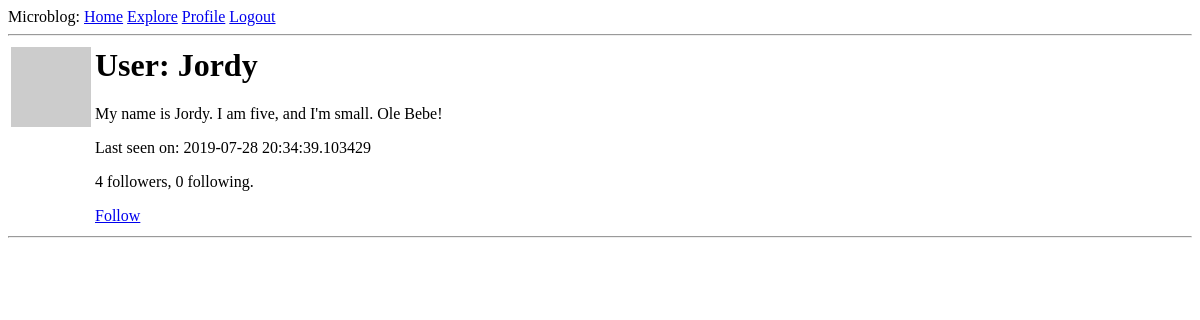
The page /user/Jordy (signed in) on the database as committed earlier.
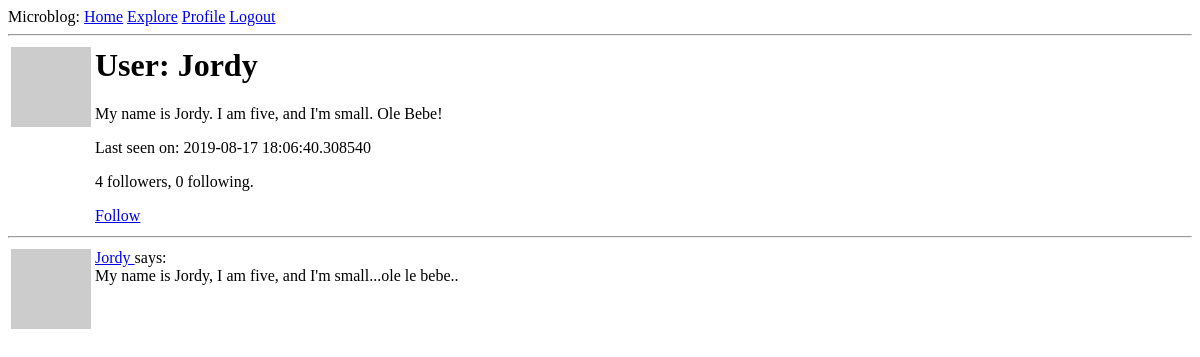
The same page on the database as committed later.
### app/models.py (models this page shows, shortened)
class User(UserMixin, db.Model):
    id = db.Column(db.Integer, primary_key=True)
    username = db.Column(db.String(64), index=True, unique=True)
    email = db.Column(db.String(120), index=True, unique=True)
    password_hash = db.Column(db.String(128))
    posts = db.relationship('Post', backref='author', lazy='dynamic')
    about_me = db.Column(db.String(140))
    last_seen = db.Column(db.DateTime, default=datetime.utcnow)
    followed = db.relationship(
        'User', secondary=followers,
        primaryjoin=(followers.c.follower_id == id),
        secondaryjoin=(followers.c.followed_id == id),
        backref=db.backref('followers', lazy='dynamic'), lazy='dynamic')
    def avatar(self, size):
        digest = md5(self.email.lower().encode('utf-8')).hexdigest()
        return 'https://www.gravatar.com/avatar/{}?d=identicon&s={}'.format(
            digest, size)
    def is_following(self, user):
        return self.followed.filter(
            followers.c.followed_id == user.id).count() > 0

class Post(db.Model):
    id = db.Column(db.Integer, primary_key=True)
    body = db.Column(db.String(140))
    timestamp = db.Column(db.DateTime, index=True, default=datetime.utcnow)
    user_id = db.Column(db.Integer, db.ForeignKey('user.id'))

### app/routes.py (the view)
@app.route('/user/<username>')
@login_required
def user(username):
    user = User.query.filter_by(username=username).first_or_404()
    page = request.args.get('page', 1, type=int)
    posts = user.posts.order_by(Post.timestamp.desc()).paginate(
        page, app.config['POSTS_PER_PAGE'], False)
    next_url = url_for('user', username=user.username, page=posts.next_num) \
        if posts.has_next else None
    prev_url = url_for('user', username=user.username, page=posts.prev_num) \
        if posts.has_prev else None
    return render_template('user.html', user=user, posts=posts.items,
                           next_url=next_url, prev_url=prev_url)

### app/models.py (called while the page is built)
@login.user_loader
def load_user(id):
    return User.query.get(int(id))

### app/routes.py (called while the page is built)
@app.before_request
def before_request():
    if current_user.is_authenticated:
        current_user.last_seen = datetime.utcnow()
        db.session.commit()

### app/templates/user.html
{% extends "base.html" %}
{% block content %}
  <table>
    <tr valign="top">
      <td><img src="{{ user.avatar(128) }}" alt="avatar"></td>
      <td>
        <h1>User: {{ user.username }}</h1>
        {% if user.about_me %}
          <p>{{ user.about_me }}</p>
        {% endif %}
        {% if user.last_seen %}
          <p>Last seen on: {{ user.last_seen }}</p>
        {% endif %}
          <p>{{ user.followers.count() }} followers, {{ user.followed.count() }} following.</p>
        {% if user == current_user %}
          <p><a href="{{ url_for('edit_profile') }}">Edit your profile</a></p>
        {% elif not current_user.is_following(user) %}
          <p><a href="{{ url_for('follow', username=user.username) }}">Follow</a></p>
        {% else %}
          <p><a href="{{ url_for('unfollow', username=user.username) }}">Unfollow</a></p>
        {% endif %}
      </td>
    </tr>
  </table>
  <hr>
  {% for post in posts %}
    {% include '_post.html' %}
  {% endfor %}
{% endblock content %}

### app/templates/_post.html
<table>
  <tr valign="top">
    <td><img src="{{ post.author.avatar(36) }}" alt="avatar"></td>
    <td>
      <a href="{{ url_for('user', username=post.author.username) }}">
        {{ post.author.username }}
      </a>
      says:<br>{{ post.body }}
    </td>
  </tr>
</table>

Rows that differ between the two databases and show on the page:
changed User "Jordy": last_seen "2019-07-28 20:34:39.103429" → "2019-08-17 18:06:40.308540"
added Post: author.username "Jordy", body "My name is Jordy, I am five, and I'm small...ole le bebe.."
